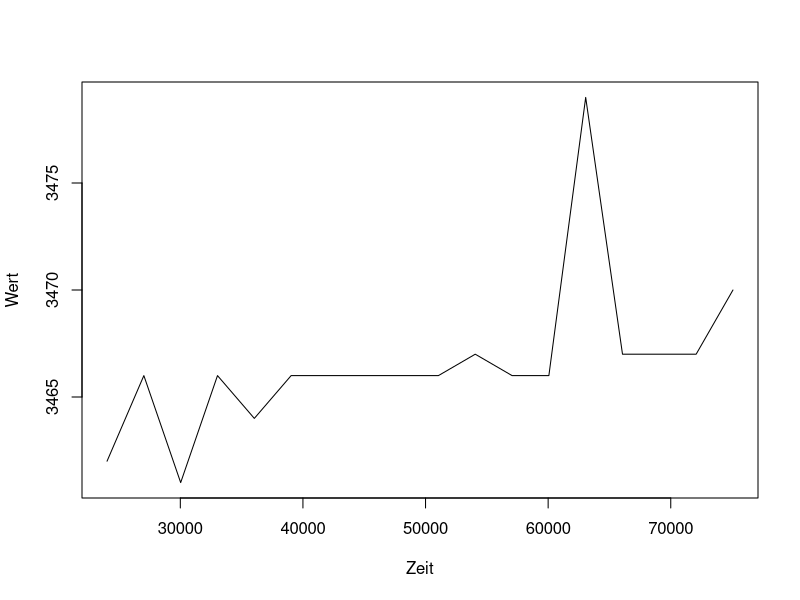
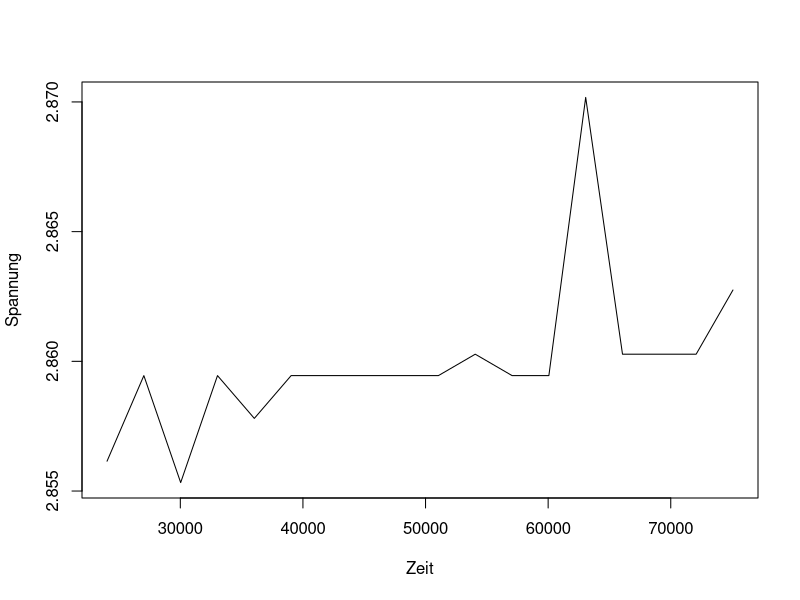

Generate these figures, in order, with R:
#! /usr/bin/Rscript
vals<-read.table("vals.tsv")
factor<-3.3/4000
plot(vals, type="l", xlab="Zeit", ylab="Wert")
pdf(file="vals.pdf")
plot(vals[,1], vals[,2]*factor, type="l", xlab="Zeit", ylab="Spannung")
dev.off()

